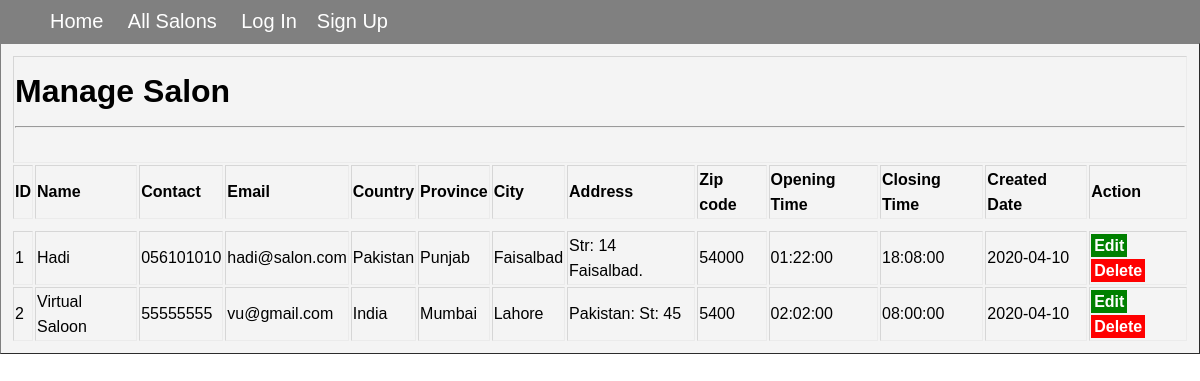
Screenshot of /super_admin/salon_manage.php with the database file from the repository.
### tables this page shows
CREATE TABLE `tbl_salon` (
  `salon_id` int(11) NOT NULL,
  `name` varchar(200) NOT NULL,
  `contact_no` varchar(15) NOT NULL,
  `email` varchar(50) NOT NULL,
  `logo_image` varchar(200) NOT NULL,
  `country` varchar(50) NOT NULL,
  `province` varchar(50) NOT NULL,
  `city` varchar(50) NOT NULL,
  `address` varchar(200) NOT NULL,
  `zip_code` varchar(50) NOT NULL,
  `opening_time` time NOT NULL,
  `closing_time` time NOT NULL,
  `create_date` date NOT NULL
);

### super_admin/salon_manage.php (the view, shortened to what this page needs)
<!DOCTYPE html>
<html>
<head>
    <link rel="stylesheet" href="../include_files/mystyle.css">
</head>
<body>
    <?php include_once "../navigation.php"; ?>
        <table border="1">
            <tr>
                <td colspan="20"><h1>Manage Salon</h1><hr><br></td>
            </tr>
            <tr>
                <td><strong>ID</strong></td>
                <td><strong>Name</strong></td>
                <td><strong>Contact</strong></td>
                <td><strong>Email</strong></td>
                <td><strong>Country</strong></td>
                <td><strong>Province</strong></td>
                <td><strong>City</strong></td>
                <td><strong>Address</strong></td>
                <td><strong>Zip code</strong></td>
                <td><strong>Opening Time</strong></td>
                <td><strong>Closing Time</strong></td>
                <td><strong>Created Date</strong></td>
                <td><strong>Action</strong></td>
            </tr>
            <?php
            require_once '../database_connection.php';
            $sql = "SELECT * FROM tbl_salon";
            $stmt = $conn->prepare($sql);
            $stmt->execute();
            if ($stmt->rowCount() > 0) {
                while ($row = $stmt->fetch(PDO::FETCH_ASSOC)) {
                    echo "<tr>";
                    echo "<td>".$row['salon_id']."</td>";
                    echo "<td>".$row['name']."</td>";
                    echo "<td>".$row['contact_no']."</td>";
                    echo "<td>".$row['email']."</td>";
                    echo "<td>".$row['country']."</td>";
                    echo "<td>".$row['province']."</td>";
                    echo "<td>".$row['city']."</td>";
                    echo "<td>".$row['address']."</td>";
                    echo "<td>".$row['zip_code']."</td>";
                    echo "<td>".$row['opening_time']."</td>";
                    echo "<td>".$row['closing_time']."</td>";
                    echo "<td>".$row['create_date']."</td>";
                    echo "<td>
                                <a class='edit' href='salon_edit.php?id=".$row['salon_id']."'>Edit</a>
                                <a class='delete' href='salon_delete.php?id=".$row['salon_id']."'>Delete</a>
                            </td>";
                    echo "</tr>";
                }
            } else {
                echo '<tr>';
                echo '<td><h2>No Salon Found</h2></td>';
                echo '</tr>';
            }
            ?>
        </table>
</body>
</html>

### include_files/mystyle.css (style rules this page uses)
body { font-family: sans-serif; margin: 0; }
* { box-sizing: border-box; }

### super_admin/salon_manage.php (style rules this page uses)
table { padding: 10px; background-color: #d3d3d340; width: 100%; margin: 0 auto; line-height: 25px; }
tr { border: 2px solid #d3d3d340; }
.edit { background-color: green; color: white; font-weight: bold; padding: 3px; text-decoration: none; }
.delete { background-color: red; color: white; font-weight: bold; padding: 3px; text-decoration: none; }

### rows the page displays
tbl_salon: salon_id "1", name "Hadi", contact_no "056101010", email "hadi@salon.com", country "Pakistan", province "Punjab", city "Faisalbad", address "Str: 14 Faisalbad.", zip_code "54000", opening_time "01:22:00", closing_time "18:08:00", create_date "2020-04-10"
tbl_salon: salon_id "2", name "Virtual Saloon", contact_no "55555555", email "vu@gmail.com", country "India", province "Mumbai", city "Lahore", address "Pakistan: St: 45", zip_code "5400", opening_time "02:02:00", closing_time "08:00:00", create_date "2020-04-10"
